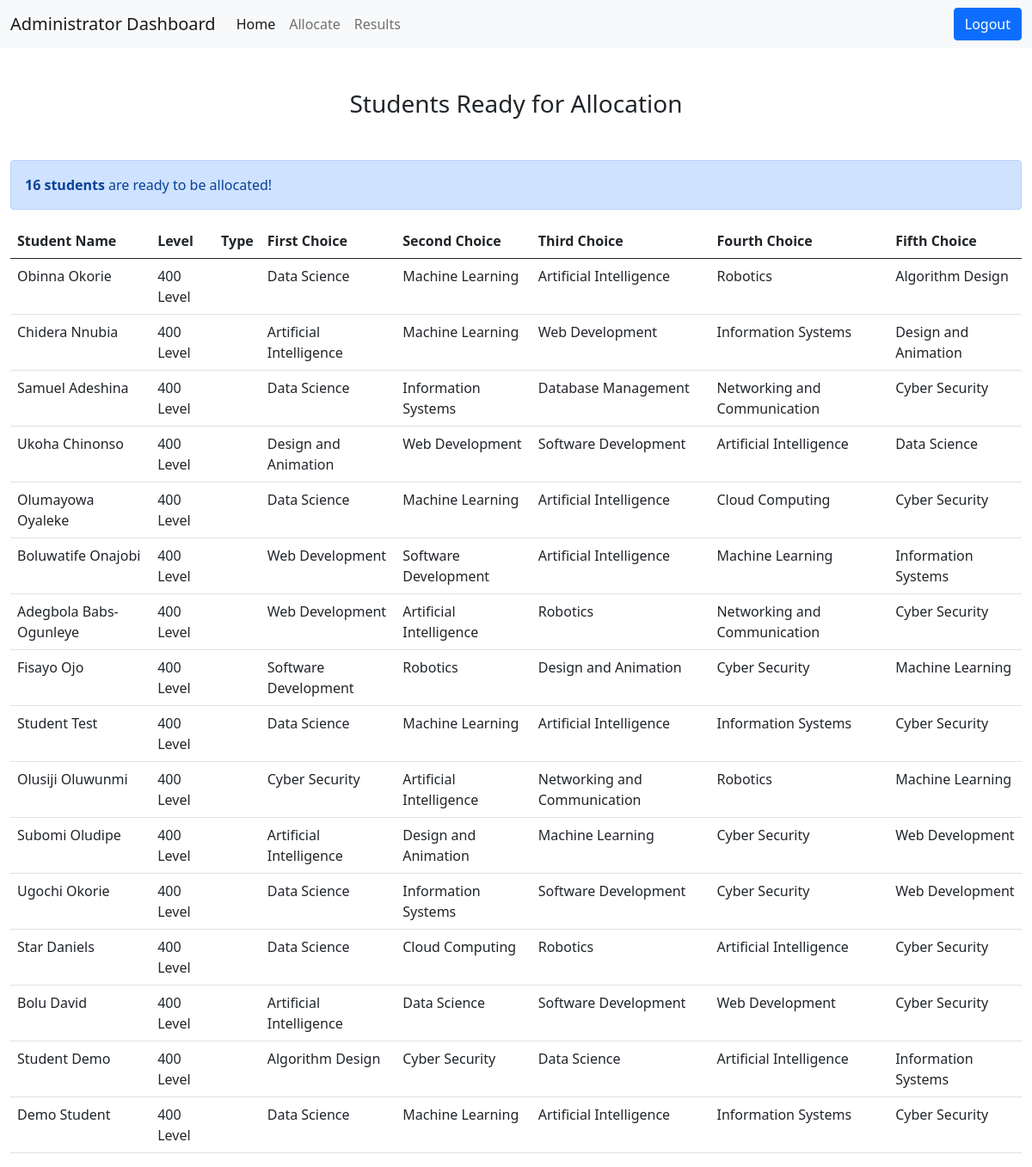
The page /dashboard/admin/unallocated/students (signed in) on the database its author committed.
### accounts/models.py (models this page shows, shortened)
class UnallocatedStudents(models.Model):
    AREAS = (
        ('Artificial Intelligence - Robotics, Data Science, Algorithm Design, Machine Learning', 'Artificial Intelligence - Robotics, Data Science, Algorithm Design, Machine Learning'),
        ('Systems Engineering - Information Systems, Web Development, Mobile Development, Game Development, Software Development, Database Management', 'Systems Engineering - Information Systems, Web Development, Mobile Development, Game Development, Software Development, Database Management'),
        ('Networking and Communication - Network Administration, Telecommunication, Cloud Computing', 'Networking and Communication - Network Administration, Telecommunication, Cloud Computing'),
        ('Design and Animation','Design and Animation'),
        ('Cyber Security', 'Cyber Security'),
    )
    CATEGORY = (
        ('Research', 'Research'),
        ('Implementation', 'Implementation'),
        ('Research + Implementation', 'Research + Implementation'),
    )
    student = models.OneToOneField(Students,  on_delete=models.CASCADE, null=False)
    level = models.CharField(max_length=200,  default=None)
    department = models.CharField(max_length=200,  default=None)
    course = models.CharField(max_length=200,  default=None)
    type = models.CharField(max_length=200, verbose_name=("Category of Project"), choices=CATEGORY, default=None)
    first_choice = models.CharField(max_length=200, verbose_name=("First Choice"), choices=AREAS, default=None)
    second_choice = models.CharField(max_length=200, verbose_name=("Second Choice"), choices=AREAS, default=None)
    third_choice = models.CharField(max_length=200, verbose_name=("Third Choice"), choices=AREAS, default=None)
    fourth_choice = models.CharField(max_length=200, verbose_name=("Fourth Choice"), choices=AREAS, default=None)
    fifth_choice = models.CharField(max_length=200, verbose_name=("Fifth Choice"), choices=AREAS, default=None)
    class Meta:
        verbose_name_plural = 'Unallocated Students'

class Students(models.Model):
    LEVEL = (
        ('400 Level', '400 Level'),
        ('500 Level', '500 Level'),
    )
    DEPARTMENT = (
        ('CIS', 'Computer and Information Science'),
    )
    COURSE = (
        ('Computer Science', 'Computer Science'),
        ('Management and Information Science', 'Management and Information Science'),
    )
    student = models.OneToOneField(User, on_delete=models.CASCADE, null=False)
    level = models.CharField(max_length=200, choices=LEVEL)
    department = models.CharField(max_length=200, choices=DEPARTMENT)
    course = models.CharField(max_length=200, choices=COURSE)
    class Meta:
        verbose_name_plural = 'Students'
    def __str__(self):
        return str(self.student)

### accounts/views.py (the view)
# urls.py: path('dashboard/admin/unallocated/students', views.unallocated_students, name='unallocated_students'),
@login_required
def unallocated_students(request):
    mystudents = UnallocatedStudents.objects.all()
    mystudents_count = mystudents.count()
    context ={
        'mystudents' : mystudents,
        'mystudents_count' : mystudents_count
    }
    return render(request, 'accounts/admin/unallocated_students.html', context)

### accounts/models.py (called while the page is built)
def get_full_name(self):
    return str(self.first_name) + " " + str(self.last_name)

### accounts/templates/accounts/admin/unallocated_students.html (shortened to what this page needs)
{% extends "accounts/admin/base_admin.html" %}
{% load static %}
{% block content %}
<div class="text-center mt-5 mb-5">
    <h3>Students Ready for Allocation</h3>
</div>
<div class="alert alert-primary mt-3 role="alert">
    <strong>{{ mystudents_count }}{% if mystudents_count == 0 %} student {% else %} students {% endif %}</strong> are ready to be allocated!
</div>
<table class="table table-hover">
    <thead>
      <tr>
        <th scope="col">Student Name</th>
        <th scope="col">Level</th>
        <th scope="col">Type</th>
        <th scope="col">First Choice</th>
        <th scope="col">Second Choice</th>
        <th scope="col">Third Choice</th>
        <th scope="col">Fourth Choice</th>
        <th scope="col">Fifth Choice</th>
      </tr>
    </thead>
    <tbody>
        {% for student  in mystudents %}
        <tr>
            <td>{{ student.student }}</td>
            <td>{{ student.level }}</td>
            <td>{{ supervisor.type }}</td>
            <td>{{ student.first_choice }}</td>
            <td>{{ student.second_choice }}</td>
            <td>{{ student.third_choice }}</td>
            <td>{{ student.fourth_choice }}</td>
            <td>{{ student.fifth_choice }}</td>
          </tr>
        {% endfor %}
    </tbody>
  </table>
{% endblock %}

### rows shown on the page
UnallocatedStudents: student "Obinna Okorie", level "400 Level", first_choice "Data Science", second_choice "Machine Learning", third_choice "Artificial Intelligence", fourth_choice "Robotics", fifth_choice "Algorithm Design"
UnallocatedStudents: student "Chidera Nnubia", level "400 Level", first_choice "Artificial Intelligence", second_choice "Machine Learning", third_choice "Web Development", fourth_choice "Information Systems", fifth_choice "Design and Animation"
UnallocatedStudents: student "Samuel Adeshina", level "400 Level", first_choice "Data Science", second_choice "Information Systems", third_choice "Database Management", fourth_choice "Networking and Communication", fifth_choice "Cyber Security"
UnallocatedStudents: student "Ukoha Chinonso", level "400 Level", first_choice "Design and Animation", second_choice "Web Development", third_choice "Software Development", fourth_choice "Artificial Intelligence", fifth_choice "Data Science"
UnallocatedStudents: student "Olumayowa Oyaleke", level "400 Level", first_choice "Data Science", second_choice "Machine Learning", third_choice "Artificial Intelligence", fourth_choice "Cloud Computing", fifth_choice "Cyber Security"
UnallocatedStudents: student "Boluwatife Onajobi", level "400 Level", first_choice "Web Development", second_choice "Software Development", third_choice "Artificial Intelligence", fourth_choice "Machine Learning", fifth_choice "Information Systems"
UnallocatedStudents: student "Adegbola Babs-Ogunleye", level "400 Level", first_choice "Web Development", second_choice "Artificial Intelligence", third_choice "Robotics", fourth_choice "Networking and Communication", fifth_choice "Cyber Security"
UnallocatedStudents: student "Fisayo Ojo", level "400 Level", first_choice "Software Development", second_choice "Robotics", third_choice "Design and Animation", fourth_choice "Cyber Security", fifth_choice "Machine Learning"
UnallocatedStudents: student "Student Test", level "400 Level", first_choice "Data Science", second_choice "Machine Learning", third_choice "Artificial Intelligence", fourth_choice "Information Systems", fifth_choice "Cyber Security"
UnallocatedStudents: student "Olusiji Oluwunmi", level "400 Level", first_choice "Cyber Security", second_choice "Artificial Intelligence", third_choice "Networking and Communication", fourth_choice "Robotics", fifth_choice "Machine Learning"
UnallocatedStudents: student "Subomi Oludipe", level "400 Level", first_choice "Artificial Intelligence", second_choice "Design and Animation", third_choice "Machine Learning", fourth_choice "Cyber Security", fifth_choice "Web Development"
UnallocatedStudents: student "Ugochi Okorie", level "400 Level", first_choice "Data Science", second_choice "Information Systems", third_choice "Software Development", fourth_choice "Cyber Security", fifth_choice "Web Development"
UnallocatedStudents: student "Star Daniels", level "400 Level", first_choice "Data Science", second_choice "Cloud Computing", third_choice "Robotics", fourth_choice "Artificial Intelligence", fifth_choice "Cyber Security"
UnallocatedStudents: student "Bolu David", level "400 Level", first_choice "Artificial Intelligence", second_choice "Data Science", third_choice "Software Development", fourth_choice "Web Development", fifth_choice "Cyber Security"
UnallocatedStudents: student "Student Demo", level "400 Level", first_choice "Algorithm Design", second_choice "Cyber Security", third_choice "Data Science", fourth_choice "Artificial Intelligence", fifth_choice "Information Systems"
UnallocatedStudents: student "Demo Student", level "400 Level", first_choice "Data Science", second_choice "Machine Learning", third_choice "Artificial Intelligence", fourth_choice "Information Systems", fifth_choice "Cyber Security"

### other values the page prints
{{ mystudents_count }} "16"
